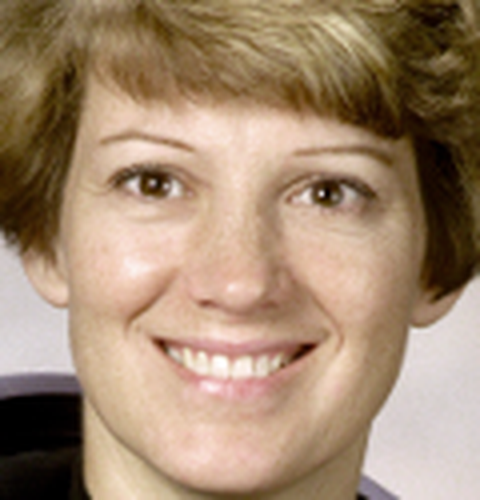
#> input picture denoise_images/clean/portrait.png, 480 x 500 px
$ python -i module_sketch.py   (imports and definitions only)   (older library calls are emulated)
#> lines starting #> are read from the running program, lines starting #| are printed output that depends on the picture
#> further down, picture is the input picture: shape (500, 480, 3); mean B, G, R 112.8, 137.5, 162.9
### module_enhance.py
"""
module_enhance.py - Xử lý tăng sáng và cải thiện tương phản ảnh
Hỗ trợ: Cân bằng Histogram, biến đổi Gamma, biến đổi Logarit, kéo giãn tương phản và trực quan hóa Histogram.
"""

import cv2
import numpy as np
import matplotlib
matplotlib.use('TkAgg')
import matplotlib.pyplot as plt


# [42 lines left out: functions to_grayscale, apply_histogram_eq, apply_log_transform, not called in this run]


def apply_gamma_transform(img: np.ndarray, gamma: float = 0.5) -> np.ndarray:
    """Biến đổi Gamma: s = 255 * (r / 255) ^ gamma (gamma < 1 tăng sáng, gamma > 1 giảm sáng)."""
#> called with gamma = 0.5
    if img is None:
        return None
    gamma = max(0.05, float(gamma))

    img_float = img.astype(np.float32) / 255.0
    gamma_corrected = np.power(img_float, gamma)
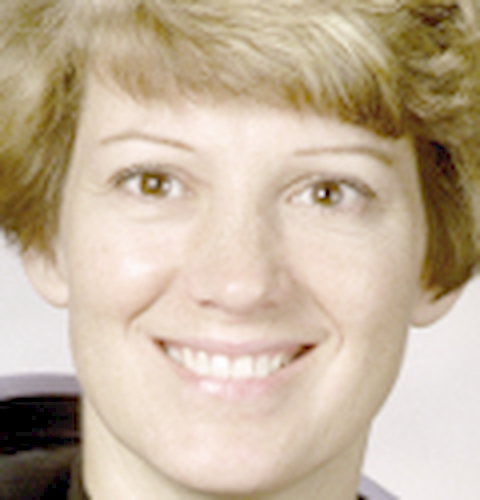
#> gamma_corrected: shape (500, 480, 3) float32; mean B, G, R 0.616, 0.704, 0.773
    return np.clip(gamma_corrected * 255.0, 0, 255).astype(np.uint8)


# [66 lines left out: functions apply_contrast_stretching, compute_histogram, plot_histogram_comparison, not called in this run]

### module_denoise.py
"""
module_denoise.py - Xử lý làm mịn và khử nhiễu ảnh
Hỗ trợ: Bộ lọc Trung bình (Mean), Gaussian, Trung vị (Median), Song phương (Bilateral),
và hàm kết hợp làm mịn da khử khuyết điểm (Median + Bilateral).
"""

from numbers import Integral, Real
import cv2
import numpy as np

__all__ = [
    "apply_mean_filter",
    "apply_gaussian_filter",
    "apply_median_filter",
    "apply_bilateral_filter",
    "smooth_and_clean_skin",
]


def _validate_image(img: np.ndarray) -> np.ndarray:
    """Kiểm tra tính hợp lệ của mảng ảnh đầu vào."""
    if not isinstance(img, np.ndarray):
        raise TypeError("Ảnh phải là mảng numpy.ndarray.")
    if img.dtype != np.uint8:
        raise TypeError("Ảnh phải có kiểu dữ liệu uint8 [0..255].")
    if img.ndim not in (2, 3) or (img.ndim == 3 and img.shape[2] != 3):
        raise ValueError("Chỉ hỗ trợ ảnh mức xám (H, W) hoặc ảnh màu BGR (H, W, 3).")
    if img.size == 0:
        raise ValueError("Dữ liệu ảnh rỗng.")
    return np.ascontiguousarray(img)


def _ensure_odd_ksize(ksize: int) -> int:
    """Đảm bảo kích thước mặt nạ là số nguyên lẻ >= 3."""
    if isinstance(ksize, (bool, np.bool_)) or not isinstance(ksize, Integral):
        raise TypeError("Kích thước mặt nạ phải là số nguyên.")
    k = max(3, int(ksize))
    return k if k % 2 else k + 1


def _validate_sigma(value: float, name: str, allow_zero: bool = False) -> float:
    if isinstance(value, (bool, np.bool_)) or not isinstance(value, Real):
        raise TypeError(f"{name} phải là số thực.")
    val = float(value)
    if not np.isfinite(val) or val < 0 or (val == 0 and not allow_zero):
        cond = ">= 0" if allow_zero else "> 0"
        raise ValueError(f"{name} phải hữu hạn và {cond}.")
    return val


# [19 lines left out: functions apply_mean_filter, apply_gaussian_filter, not called in this run]


def apply_median_filter(img: np.ndarray, ksize: int = 5) -> np.ndarray:
    """Lọc trung vị (Median filter): khử nhiễu muối tiêu và đốm hạt nhỏ."""
#> called with ksize = 3
    if img is None:
        return None
    src = _validate_image(img)
    return cv2.medianBlur(src, _ensure_odd_ksize(ksize))


def apply_bilateral_filter(
    img: np.ndarray,
    d: int = 9,
    sigma_color: float = 75.0,
    sigma_space: float = 75.0,
) -> np.ndarray:
    """Lọc song phương (Bilateral filter): làm mịn da/nền và bảo toàn sắc nét đường biên."""
#> called with d = 9, sigma_color = 75, sigma_space = 75
    if img is None:
        return None
    src = _validate_image(img)
    diameter = _ensure_odd_ksize(d)
    color = _validate_sigma(sigma_color, "sigma_color")
    space = _validate_sigma(sigma_space, "sigma_space")
    return cv2.bilateralFilter(
        src, d=diameter, sigmaColor=color, sigmaSpace=space, borderType=cv2.BORDER_REFLECT_101
    )


# [11 lines left out: function smooth_and_clean_skin, not called in this run]

### module_sketch.py
"""
module_sketch.py - Hiệu ứng phác thảo tranh vẽ (Sketch Art) & Pipeline kết hợp
Hỗ trợ: Tranh vẽ chì (Color Dodge), Tranh nét viền (Sobel), Luồng kết hợp tự động (Pipeline).
"""

import cv2
import numpy as np


# [5 lines left out: function apply_negative, not called in this run]


def apply_pencil_sketch(img: np.ndarray, blur_ksize: int = 21) -> np.ndarray:
    """
    Tạo tranh phác thảo chì mỹ thuật bằng phép hòa trộn Color Dodge:
    1. Chuyển ảnh xám -> 2. Lấy âm bản -> 3. Làm mờ Gaussian -> 4. Hòa trộn Color Dodge.
    """
#> called with blur_ksize = 21
    if img is None:
        return None

    if len(img.shape) == 3:
        gray = cv2.cvtColor(img, cv2.COLOR_BGR2GRAY)
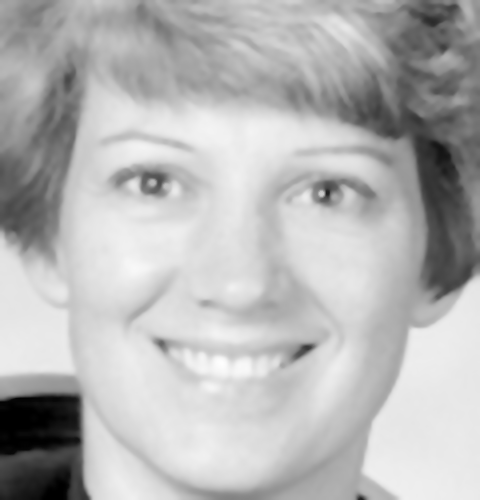
#> gray: shape (500, 480); min 0, max 254, mean 181.7
    else:
        gray = img.copy()

    inv_gray = 255 - gray
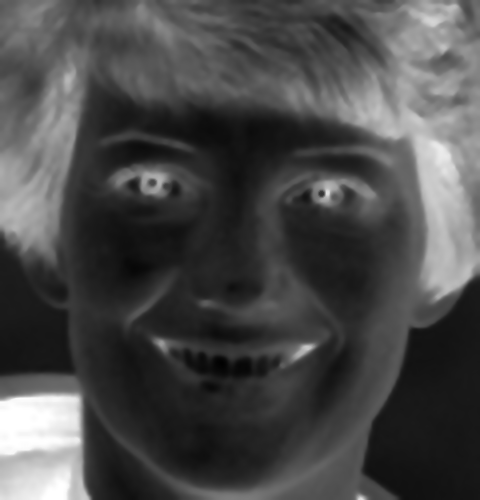
#> inv_gray: shape (500, 480); min 1, max 255, mean 73.3

    k = max(3, int(blur_ksize))
    if k % 2 == 0:
        k += 1
    blurred_inv = cv2.GaussianBlur(inv_gray, (k, k), 0)

    sketch = cv2.divide(gray, 255 - blurred_inv, scale=256.0)
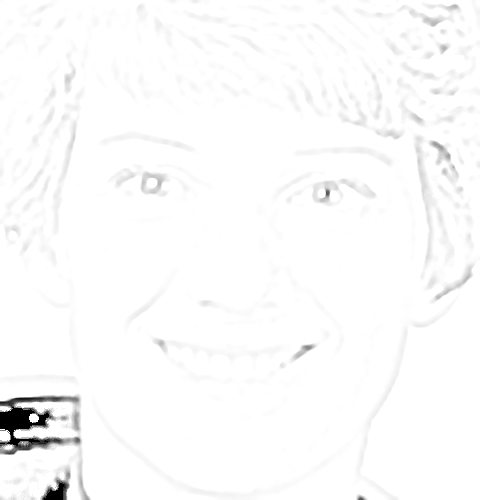
#> sketch: shape (500, 480); min 0, max 255, mean 250.8
    return sketch


# [25 lines left out: function apply_sobel_sketch, not called in this run]


def pipeline_enhance_denoise_sketch(
    img: np.ndarray,
    gamma: float = 0.5,
    median_ksize: int = 3,
    sketch_ksize: int = 21,
    sketch_style: str = "pencil",
) -> np.ndarray:
    """
    Quy trình 1-Chạm tự động:
    1. Tăng sáng Gamma -> 2. Khử khuyết điểm da (Median) -> 3. Chuyển thành Tranh vẽ đã chọn.
    """
    if img is None:
        return None

    try:
        import module_enhance as mod1
        bright = mod1.apply_gamma_transform(img, gamma=gamma)
    except Exception:
        img_f = img.astype(np.float32) / 255.0
        bright = np.clip(np.power(img_f, max(0.1, gamma)) * 255.0, 0, 255).astype(np.uint8)

    try:
        import module_denoise as mod2
        cleaned = mod2.apply_median_filter(bright, ksize=median_ksize)
        smoothed = mod2.apply_bilateral_filter(cleaned, d=9, sigma_color=75.0, sigma_space=75.0)
    except Exception:
        k = max(3, int(median_ksize))
        if k % 2 == 0:
            k += 1
        smoothed = cv2.medianBlur(bright, k)

    if sketch_style == "sobel":
        return apply_sobel_sketch(smoothed, ksize=3)
    return apply_pencil_sketch(smoothed, blur_ksize=sketch_ksize)


# [45 lines left out: function pipeline_custom_stack, not called in this run]

>>> import cv2
>>> picture = cv2.imread('denoise_images/clean/portrait.png')
>>> result = pipeline_enhance_denoise_sketch(picture)
